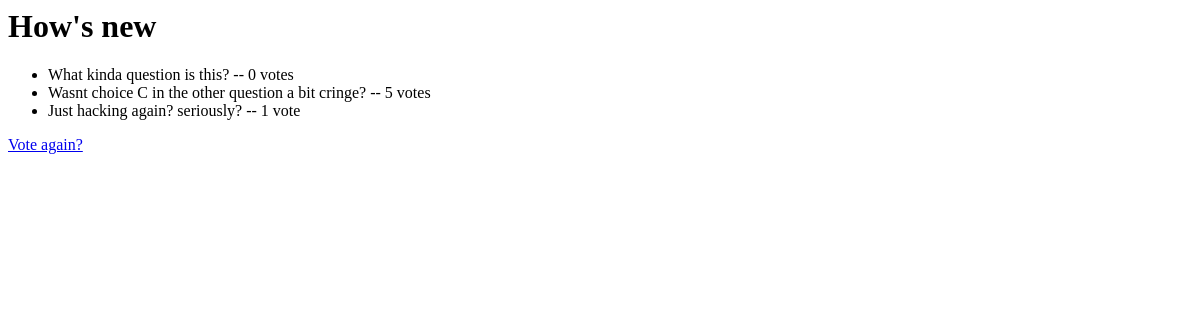
The page /polls/2/results/ on the database as committed earlier.
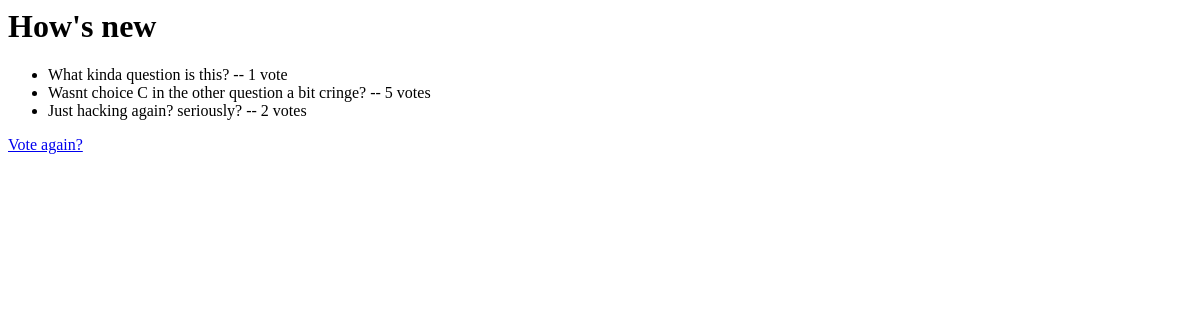
The same page on the database as committed later.
### polls/models.py (models this page shows, shortened)
class Choice(models.Model):
    question=models.ForeignKey(Question, on_delete=models.CASCADE) #this links/references the votes/choices to the corresponding questions. and the
    choice_text=models.CharField(max_length=200)
    votes=models.IntegerField(default=0)

### polls/views.py (the view)
# urls.py: path('<int:pk>/results/', views.ResultsView.as_view(), name='results'),#return the primary key as pk as generic DetailView looks for pk as arg
class ResultsView(generic.DetailView):
    model=Question
    template_name='polls/results.html'

### polls/templates/polls/results.html
<h1>{{ question.ques_text }}</h1>
<ul>
{% for choice in question.choice_set.all %}
    <li>{{ choice.choice_text }} -- {{ choice.votes }} vote{{ choice.votes|pluralize }}</li>
{% endfor %}
</ul>
<a href="{% url 'polls:details' question.id %}">Vote again?</a>

Rows that differ between the two databases and show on the page:
changed Choice "What kinda question is this?": votes "0" → "1"
changed Choice "Just hacking again? seriously?": votes "1" → "2"
